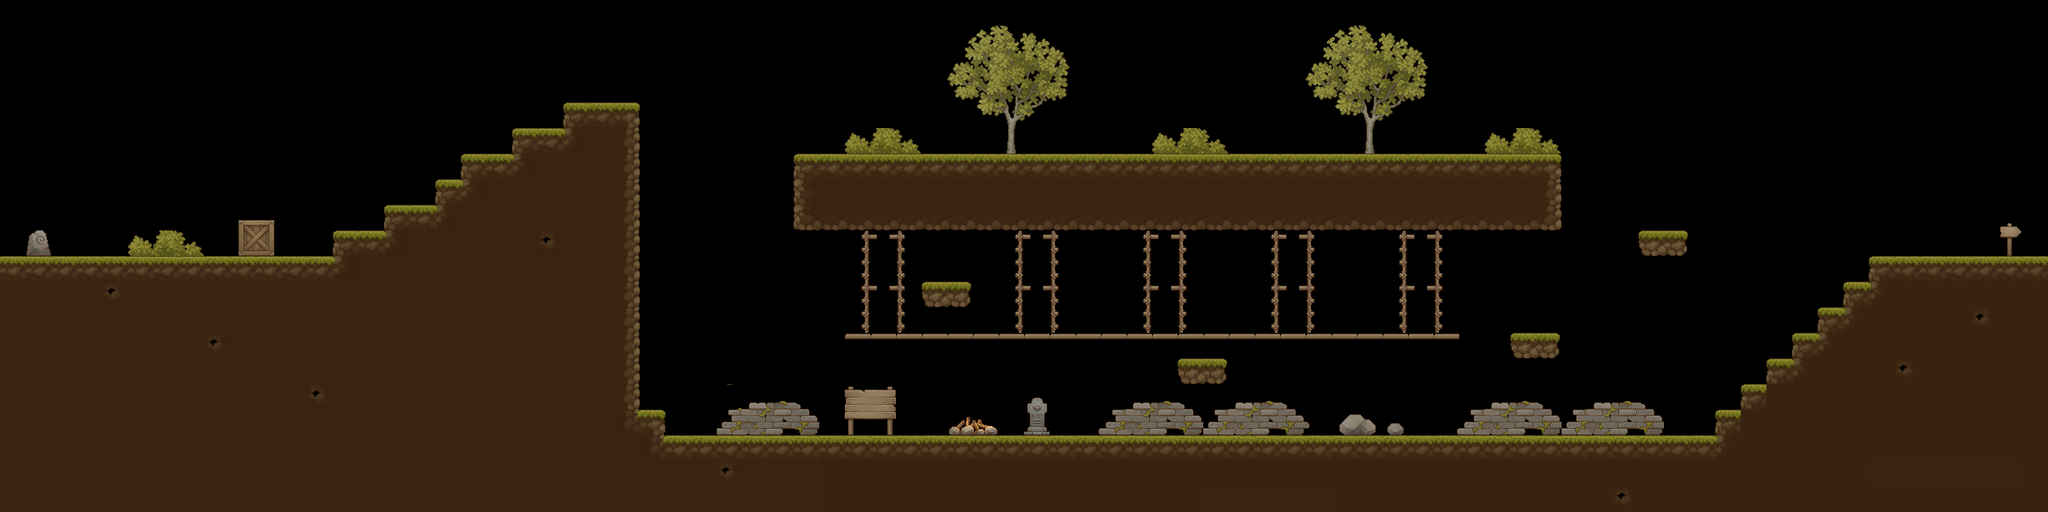

Tiled map render using the project's own tile images. Description and the map definition, with tile-layer contents summarised, below:
An orthogonal 80x20 tile map with 32x32 px tiles, 2 tile layers (Sol, Déco), 2 tilesets.

<map version="1.10" tiledversion="1.10.2" orientation="orthogonal" renderorder="right-down" width="80" height="20" tilewidth="32" tileheight="32" infinite="0" nextlayerid="4" nextobjectid="1">
 <tileset firstgid="1" name="TX_Tileset_Ground" tilewidth="32" tileheight="32" tilecount="256" columns="16">
  <image source="TX_Tileset_Ground.png" width="512" height="512" />
 </tileset>
 <tileset firstgid="257" name="TX Village Props" tilewidth="32" tileheight="32" tilecount="1024" columns="32">
  <image source="village.png" width="1024" height="1024" />
 </tileset>
 <layer id="1" name="Sol" width="80" height="20">
  <data>[1600 cells, 639 non-empty, 21 distinct tile ids]</data>
 </layer>
 <layer id="2" name="Déco" width="80" height="20">
  <data>[1600 cells, 231 non-empty, 80 distinct tile ids]</data>
 </layer>
</map>
